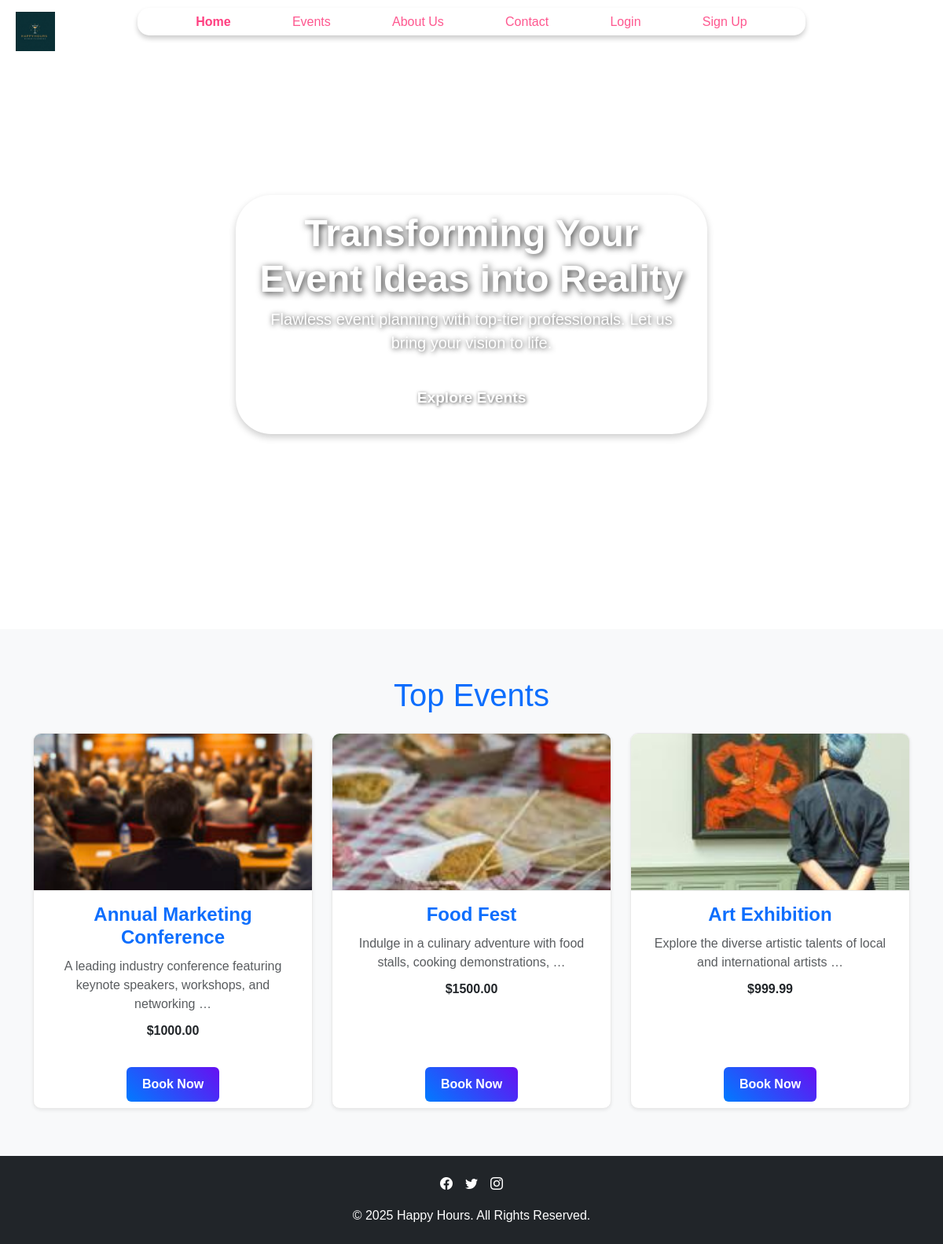
/, run on an earlier commit of the app's database.
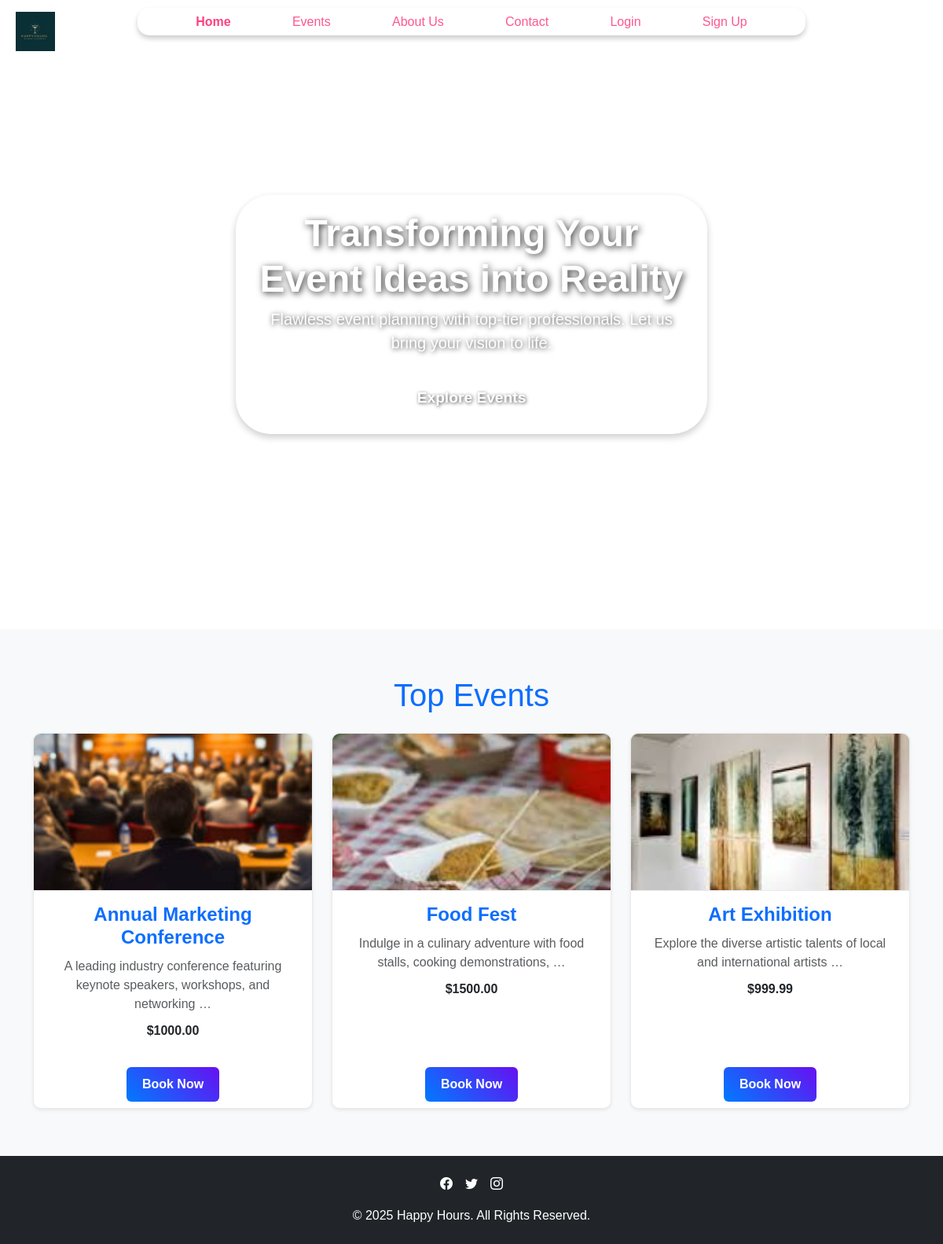
And on a later commit of the database.
### eventapp/models.py (models this page shows, shortened)
class Event(models.Model):
    name = models.CharField(max_length=200)
    is_available = models.BooleanField(default=True)
    slug = models.SlugField(unique=True, blank=True)
    desc = models.TextField(default='no description provided')
    event_date = models.DateField()
    location = models.CharField(max_length=200, default='not specified')
    price = models.DecimalField(max_digits=10, decimal_places=2, default=Decimal('0.00'))
    img = models.ImageField(upload_to='events/', blank=True, null=True)
    event_type = models.CharField(max_length=50, default='not specified')
    event_duration = models.CharField(max_length=50, default='not specified')
    itinerary = models.JSONField(default=list)

### eventapp/views.py (the view)
# urls.py: path('', views.index, name='home'),
def index(request):
    events = Event.objects.filter(event_date__gte=now().date(), is_available=True)
    if events.count() < 3:
        random_events = events
    else:
        random_events = events.order_by('?')[:3]  # Randomly order and limit to 3 events
    preloaded_assets = {
        'video': static('images/pexel-party.mp4'),
    }
    return render(request, 'index.html', {'events': random_events, 'preloaded_assets': preloaded_assets,})

### userapp/context_processors.py (called while the page is built)
def timestamp(request):
    return {
        'timestamp': int(time.time())  # Or use any versioning logic you prefer
    }

def toast_message(request):
    return {
        'toast_message': {
            'type': getattr(request, 'toast_type', None),  # Default to None if not set
            'message': getattr(request, 'toast_message', None),  # Default to None if not set
        }
    }

### templates/index.html (shortened to what this page needs)
{% extends 'base.html' %}
{% load static %}
{% block content %}
<section class="hero-section">
  <section class="hero-section">
    <div class="video-container">
      <video src="{{ preloaded_assets.video }}" autoplay muted loop>
      </video>
    </div>
  </section>
  <div class="hero-content">
    <h1 class="display-4">Transforming Your Event Ideas into Reality</h1>
    <p class="lead">Flawless event planning with top-tier professionals. Let us bring your vision to life.</p>
    <a href="{% url 'eventapp:events' %}" class="btn btn-light btn-lg">Explore Events</a>
  </div>
</section>
<section class="events-section">
  <div class="container">
    <h2 class="section-title text-primary mb-4">Top Events</h2>
    <div class="row g-4">
      {% for event in events %}
      <div class="col-md-6 col-lg-4 event-card" data-aos="fade-up">
        <div class="card h-100 shadow-sm">
          {% if event.img %}
          <img src="{{ event.img.url }}" alt="{{ event.name }} Image" class="card-img-top"
            style="height: 200px; object-fit: cover;">
          {% else %}
          <img src="{% static 'images/default-event.jpg' %}" alt="Default Image" class="card-img-top"
            style="height: 200px; object-fit: cover;">
          {% endif %}
          <div class="card-body text-center">
            <h5 class="card-title text-primary">{{ event.name }}</h5>
            <p class="card-text text-muted">{{ event.desc|truncatewords:10 }}</p>
            <p class="card-text"><strong>${{ event.price }}</strong></p>
          </div>
          <div class="card-footer text-center">
            <a href="{% url 'eventapp:event_detail' slug=event.slug %}" class="btn btn-primary">Book Now</a>
          </div>
        </div>
      </div>
      {% empty %}
      <div class="col-12 text-center">
        <p>No events available at the moment. Please check back later.</p>
      </div>
      {% endfor %}
    </div>
  </div>
</section>
{% endblock %}

What changed in the data, as far as the page shows it:
changed Event "Art Exhibition": img: a different picture
